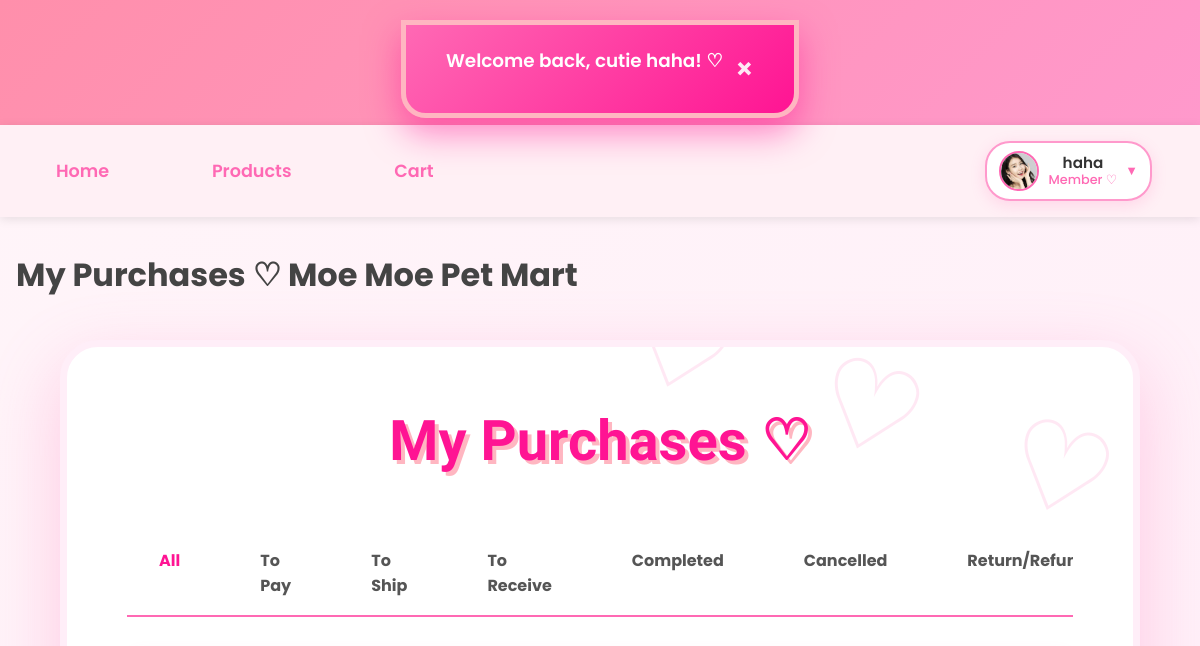
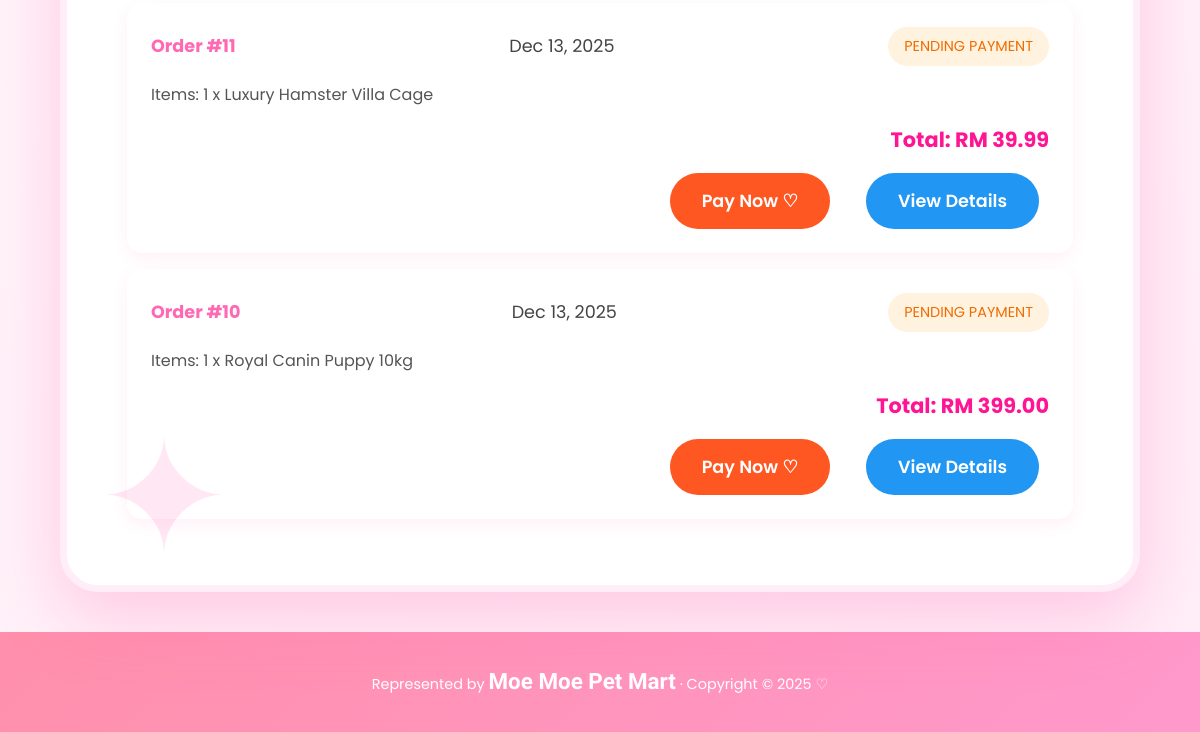
Page /member/my_purchase.php (signed in) on the earlier database version (2 pictures, top to bottom).
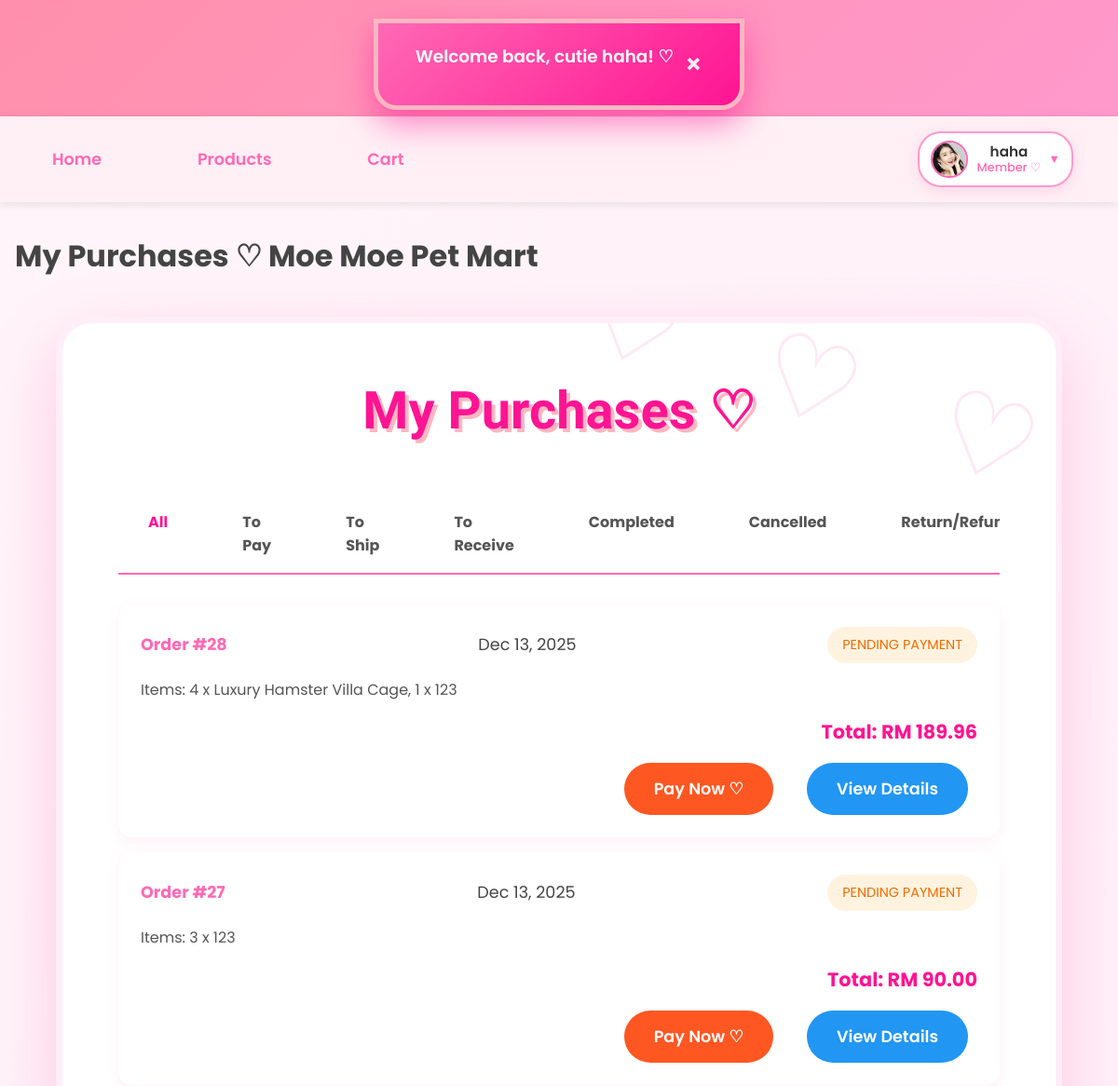
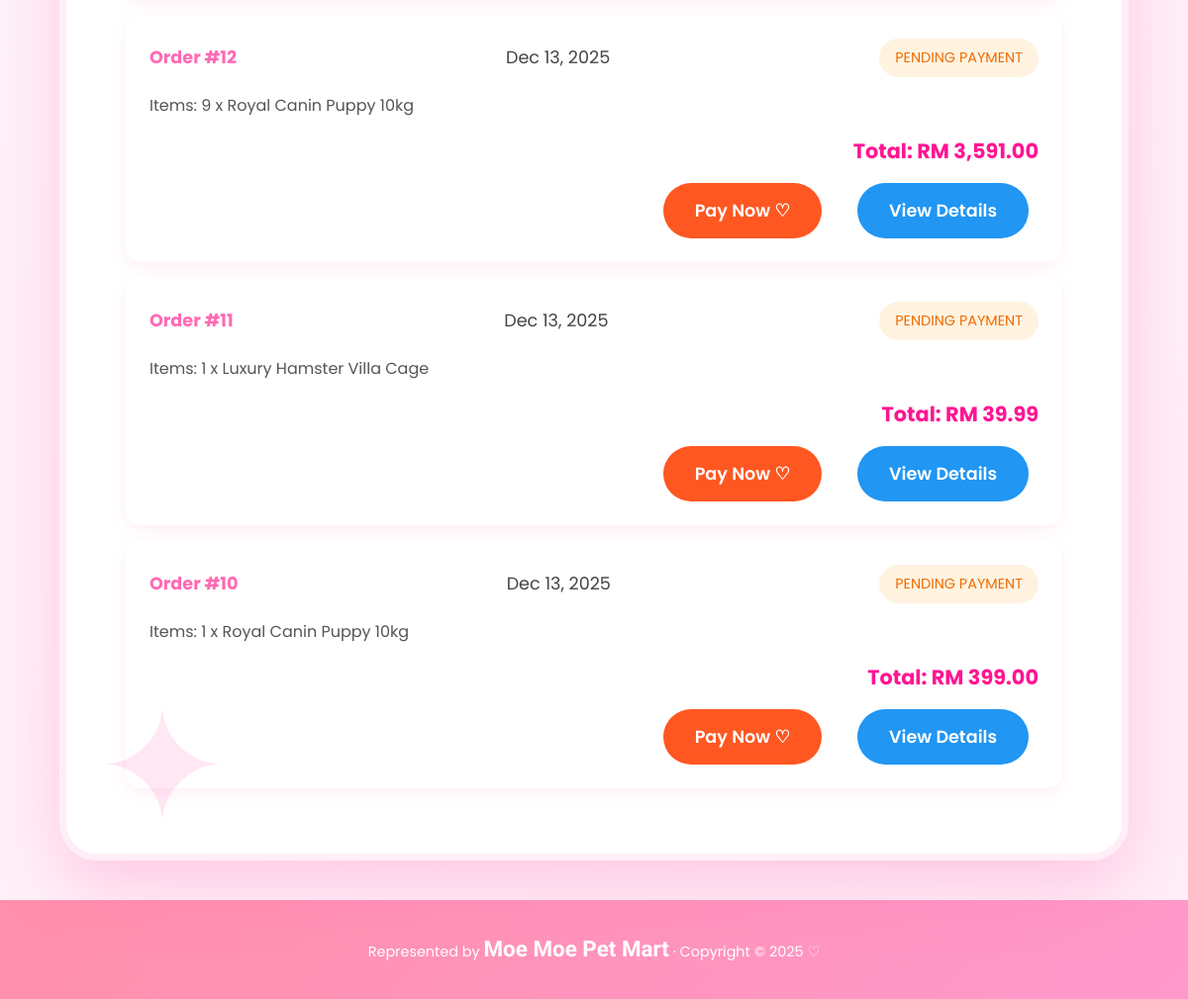
Same page on the later database version (2 pictures, top to bottom).
### tables this page shows
CREATE TABLE `users` (
  `id` int(11) NOT NULL,
  `username` varchar(50) NOT NULL,
  `email` varchar(100) NOT NULL,
  `phone` varchar(20) NOT NULL,
  `password` varchar(255) NOT NULL,
  `reset_token` varchar(255) DEFAULT NULL,
  `reset_token_expiry` datetime DEFAULT NULL,
  `role` enum('member','admin') NOT NULL DEFAULT 'member',
  `created_at` datetime DEFAULT current_timestamp(),
  `profile_pic` varchar(255) DEFAULT NULL
);

CREATE TABLE `orders` (
  `order_id` int(11) NOT NULL,
  `user_id` int(11) NOT NULL,
  `total_amount` decimal(10,2) NOT NULL,
  `order_date` datetime NOT NULL DEFAULT current_timestamp(),
  `status` enum('Pending Payment','To Ship','Shipped','Completed','Cancelled','Return/Refund') NOT NULL DEFAULT 'Pending Payment'
);

### _base.php (called while the page is built, shortened)
<?php
function get($key, $value = null) {
    $value = $_GET[$key] ?? $value;
    return is_array($value) ? array_map('trim', $value) : trim($value);
}
function temp($key, $value = null) {
    if ($value !== null) {
        $_SESSION["temp_$key"] = $value;
    }
    else {
        $value = $_SESSION["temp_$key"] ?? null;
        return $value;
    }
}
function is_login() {
    return isset($_SESSION['user']) && !empty($_SESSION['user']);
}
function username() {
    return $_SESSION['user'] ?? null;
}
function user_role() {
    return $_SESSION['role'] ?? null;
}
function current_user() {
    global $_db;
    $stm = $_db->prepare("SELECT * FROM users WHERE username = ?");
    $stm->execute([username()]);
    return $stm->fetch();
}
function encode($value) {
    return htmlentities($value);
}

### member/my_purchase.php (the view, shortened to what this page needs)
<?php
require '../_base.php';
$_title = 'My Purchases ♡ Moe Moe Pet Mart';
include '../_head.php';
$user = current_user();
$tab = get('tab', 'all');
$statuses = [
    'all' => 'All',
    'to_pay' => 'To Pay',
    'to_ship' => 'To Ship',
    'to_receive' => 'To Receive',
    'completed' => 'Completed',
    'cancelled' => 'Cancelled',
    'return_refund' => 'Return/Refund'
];
$where = 'WHERE o.user_id = ?';
$params = [$user->id];
$sql = "SELECT o.*, GROUP_CONCAT(CONCAT(oi.quantity, ' x ', p.product_name) SEPARATOR ', ') AS items_summary
        FROM orders o
        LEFT JOIN order_items oi ON o.order_id = oi.order_id
        LEFT JOIN product p ON oi.product_id = p.product_id
        $where
        GROUP BY o.order_id
        ORDER BY o.order_date DESC";
$stm = $_db->prepare($sql);
$stm->execute($params);
$orders = $stm->fetchAll();
?>
<div class="container">
    <h2>My Purchases ♡</h2>
    <div class="purchase-tabs">
        <?php foreach ($statuses as $key => $label): ?>
            <a href="?tab=<?= $key ?>" class="<?= $tab === $key ? 'active' : '' ?>">
                <?= $label ?>
            </a>
        <?php endforeach; ?>
    </div>
    <?php if (empty($orders)): ?>
        <div class="empty-purchases">
            <img src="/images/empty-cart.png" alt="No purchases" style="width: 200px; opacity: 0.8;">
            <p>No purchases in this category yet~ ♡</p>
            <a href="products.php" class="btn btn-primary">Shop Now ♡</a>
        </div>
    <?php else: ?>
        <div class="purchase-list">
            <?php foreach ($orders as $order): ?>
                <div class="purchase-card">
                    <div class="order-header">
                        <span class="order-id">Order #<?= $order->order_id ?></span>
                        <span class="order-date"><?= date('M d, Y', strtotime($order->order_date)) ?></span>
                        <span class="order-status <?= strtolower(str_replace(' ', '-', $order->status)) ?>">
                            <?= $order->status ?>
                        </span>
                    </div>
                    <div class="order-items">
                        <p>Items: <?= encode($order->items_summary ?? 'No items') ?></p>
                    </div>
                    <div class="order-total">
                        Total: RM <?= number_format($order->total_amount, 2) ?>
                    </div>
                    <div class="order-actions">
                        <?php if ($order->status === 'Pending Payment'): ?>
                            <a href="pay_order.php?id=<?= $order->order_id ?>" class="btn btn-pay">Pay Now ♡</a>
                        <?php elseif ($order->status === 'Shipped'): ?>
                            <a href="confirm_receive.php?id=<?= $order->order_id ?>" class="btn btn-receive">Confirm Received ♡</a>
                        <?php endif; ?>
                        <a href="order_detail.php?id=<?= $order->order_id ?>" class="btn btn-detail">View Details</a>
                    </div>
                </div>
            <?php endforeach; ?>
        </div>
    <?php endif; ?>
</div>
<?php include '../_foot.php'; ?>

### _head.php (shortened to what this page needs)
<?php
    require_once '_base.php';
?>
<!DOCTYPE html>
<html lang="en">
<head>
    <link rel="stylesheet" href="/css/app.css">
    <link rel="stylesheet" href="https://unpkg.com/dropzone@5/dist/min/dropzone.min.css">
</head>
<body data-flash="<?= encode(temp('info')) ?>">
    <div id="moe-flash"></div>
    <header>
        <h1><a href="/">MoeMoepet Mart</a></h1>
    </header>
    <nav>
    <div class="nav-left">
    <a href="/">Home</a>
    <a href="/member/products.php">Products</a>
    <a href="/member/cart.php" class="cart-link">
        Cart
    </a>
    </div>
    <div class="nav-right">
        <?php if (is_login()):
            $user = current_user();
            $displayName = encode(username());
            $roleText    = user_role() === 'admin' ? 'Admin ♛' : 'Member ♡';
            $avatar = !empty($user->profile_pic) ? '/' . $user->profile_pic : '/images/default-avatar.png';
        ?>
            <div class="user-menu">
                <div class="user-info" tabindex="0">
                    <img src="<?= $avatar ?>" alt="<?= $displayName ?>" class="user-avatar">
                    <div class="user-details">
                        <div class="user-name"><?= $displayName ?></div>
                        <div class="user-role"><?= $roleText ?></div>
                    </div>
                    <span class="dropdown-arrow">▼</span>
                </div>
            </div>
        <?php else: ?>
            <a href="/login.php" class="btn-login">Login</a>
        <?php endif; ?>
    </div>
</nav>
    <main>
        <h1><?= $_title ?? 'Untitled' ?></h1>

### _foot.php
    </main>
    <footer>
        Represented by <b>Moe Moe Pet Mart</b> &middot;
        Copyright &copy; <?= date('Y') ?> ♡
    </footer>
</body>
</html>

### member/my_purchase.php (style rules this page uses)
.purchase-tabs { display: flex; gap: 1rem; margin: 2rem 0; border-bottom: 2px solid #ff69b4; overflow-x: auto; }
.purchase-tabs a { padding: 1rem 2rem; text-decoration: none; color: #555; font-weight: bold; position: relative; }
.purchase-tabs a.active { color: #ff1493; }
.purchase-tabs a.active::after { content: ''; position: absolute; bottom: -2px; left: 0; width: 100%; height: 2px; background: #ff1493; }
.purchase-card { background: white; border-radius: 15px; padding: 1.5rem; margin: 1rem 0; box-shadow: 0 5px 15px rgba(255,105,180,0.1); }
.order-header { display: flex; justify-content: space-between; align-items: center; margin-bottom: 1rem; font-size: 1.1rem; }
.order-id { font-weight: bold; color: #ff69b4; }
.order-status { padding: 0.5rem 1rem; border-radius: 20px; font-size: 0.9rem; text-transform: uppercase; }
.order-status.pending-payment { background: #fff3e0; color: #ef6c00; }
.order-items { margin: 1rem 0; color: #555; }
.order-total { font-size: 1.3rem; font-weight: bold; color: #ff1493; text-align: right; margin: 1rem 0; }
.order-actions { display: flex; gap: 1rem; justify-content: flex-end; }
.btn-pay { background: #ff5722; color: white; }
.btn-detail { background: #2196f3; color: white; }

Differences in the rows shown:
added orders: order_id "28", order_date "Dec 13, 2025", status "PENDING PAYMENT", items_summary "4 x Luxury Hamster Villa Cage, 1 x 123", total_amount "189.96"
added orders: order_id "27", order_date "Dec 13, 2025", status "PENDING PAYMENT", items_summary "3 x 123", total_amount "90.00"
added orders: order_id "12", order_date "Dec 13, 2025", status "PENDING PAYMENT", items_summary "9 x Royal Canin Puppy 10kg", total_amount "3,591.00"
